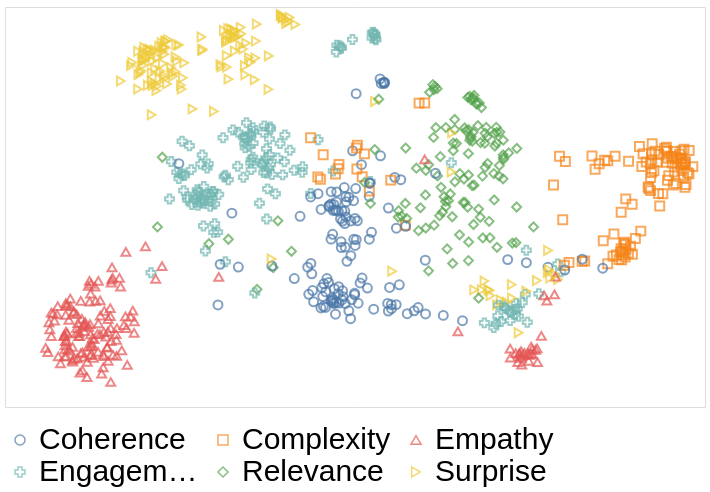

Notebook cell for this chart:
### Code cell
df_explore['x'] = umap_embeds[:,0]
df_explore['y'] = umap_embeds[:,1]

alt.data_transformers.disable_max_rows()

# Plot
chart = alt.Chart(df_explore[df_explore["Model"]=="Human"]).mark_point(size=80).encode(
    x=#'x',
    alt.X('x',
        scale=alt.Scale(zero=False), axis=None
    ),
    y=
    alt.Y('y',
        scale=alt.Scale(zero=False), axis=None
    ),
    color='Criterion',
    # shape='ratings',
    # shape='Task',
    # color='Task',
    # shape='Criterion',
    shape='Criterion',
    # color='ratings',
    tooltip=['text']
).properties(
    width=700,
    height=400
).configure_legend(
    orient='bottom',
    labelFontSize=30,
    title=None,
    columns=3
)
# chart.interactive()
chart

### Figure 1 — Vega-Lite specification as saved in the notebook (floating-point values rounded to 4 significant figures; data arrays with more than 128 entries replaced by an {"elided": "..."} marker saying what was removed)
{"config": {"view": {"continuousWidth": 400, "continuousHeight": 300}, "legend": {"columns": 3, "labelFontSize": 30, "orient": "bottom", "title": null}}, "data": {"name": "data-20a43c48c27f32971f5fe3df1ffb03b8"}, "mark": {"type": "point", "size": 80}, "encoding": {"color": {"field": "Criterion", "type": "nominal"}, "shape": {"field": "Criterion", "type": "nominal"}, "tooltip": [{"field": "text", "type": "nominal"}], "x": {"axis": null, "field": "x", "scale": {"zero": false}, "type": "quantitative"}, "y": {"axis": null, "field": "y", "scale": {"zero": false}, "type": "quantitative"}}, "height": 400, "width": 700, "$schema": "https://vega.github.io/schema/vega-lite/v4.17.0.json", "datasets": {"data-20a43c48c27f32971f5fe3df1ffb03b8": {"elided": "798 records"}}}
